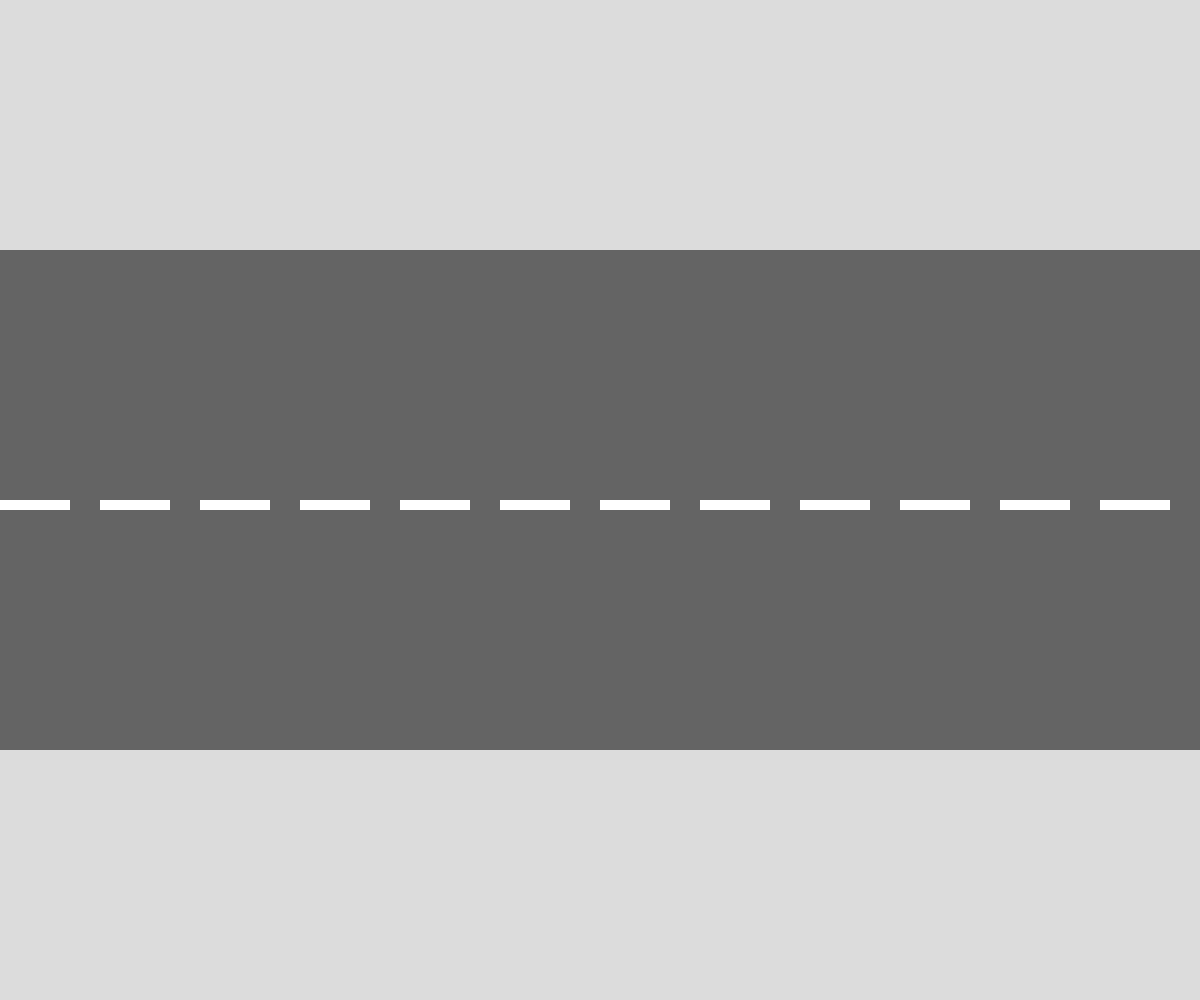
Frame 1 (no input)
Frame 60 (no input): identical to frame 1, image omitted
Frame 120 (the mouse pressed at the canvas centre since frame 60): identical to frame 1, image omitted

The p5.js sketch that drew this single still picture (run headless with seeded random() and noise() and a simulated clock; from frame 60 on, the mouse is pressed at the canvas centre):

// p5.js sketch
// ── sketch.js
// Project Title
// Your Name
// Date
//
// Extra for Experts:
// - describe what you did to take this project "above and beyond"

let eastbound = [];
let westbound = [];

function setup() {
  createCanvas(windowWidth, windowHeight);
}

function draw() {
  background(220);
  fill( 100, 100, 100);
  drawRoad();
}

function drawRoad(){
noStroke();
rect(0, windowHeight/4, windowWidth, 500);
for (let x = 0; x < windowWidth; x += 100){
  fill(255, 255, 255);
  rect(x, windowHeight/2, 70, 10);
  }
}

class Vehicle{
  constructor(type, color, x, y, direction, xSpeed){
    this.type = type;
    this.color = color(random(255), random(255), random(255));
    this.x = x;
    this.y = y;
    this.direction = direction;
    this.xSpeed = xSpeed;
  }

  move(){
    this.x += this.xSpeed;
    if(this.x > windowWidth){
      this.x = 0;
    }
  }

  speedUp(){
    if(this.xSpeed < 15){
      this.xSpeed += 0.;
    }
  }

  speedDown(){
    if (this.xSpeed > 0) {
      this.xSpeed -= 0.;
    }
  }

  changeClor(){
    this.c = color(random(255), random(255), random(255));
  }

    
  display(){
     fill(this.color);
    if (this.type === 0) this.drawCar();
    else this.drawTruck();
  }

  drawCar(){
    fill(this.c);
    rect(this.x, this.y, 50, 20);
    fill(0);
    rect(this.x + 5, this.y - 5, 10, 30);
    rect(this.x + 35, this.y - 5, 10, 30);
  }

  drawTruck(){
    fill(this.c);
    rect(this.x, this.y, 120, 30);
    fill(255);
    rect(this.x - 30, this.y + 2.5, 30, 25);
  }
}
